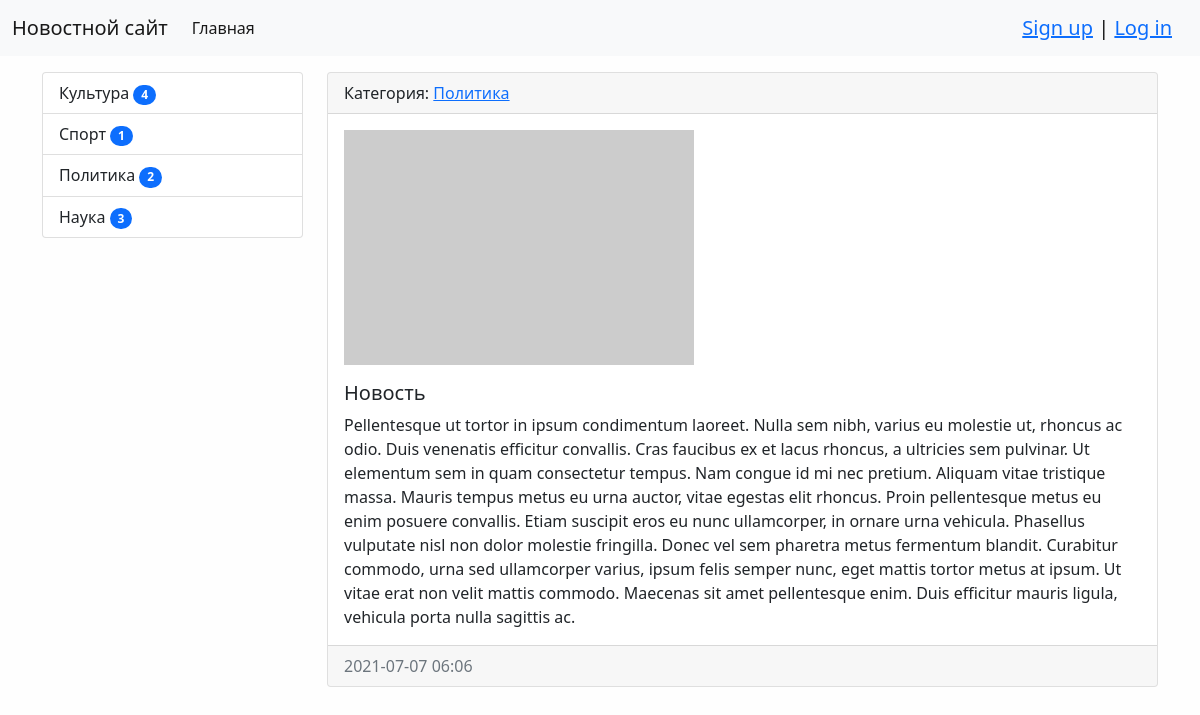
The page /news/15/ on the database as committed earlier.
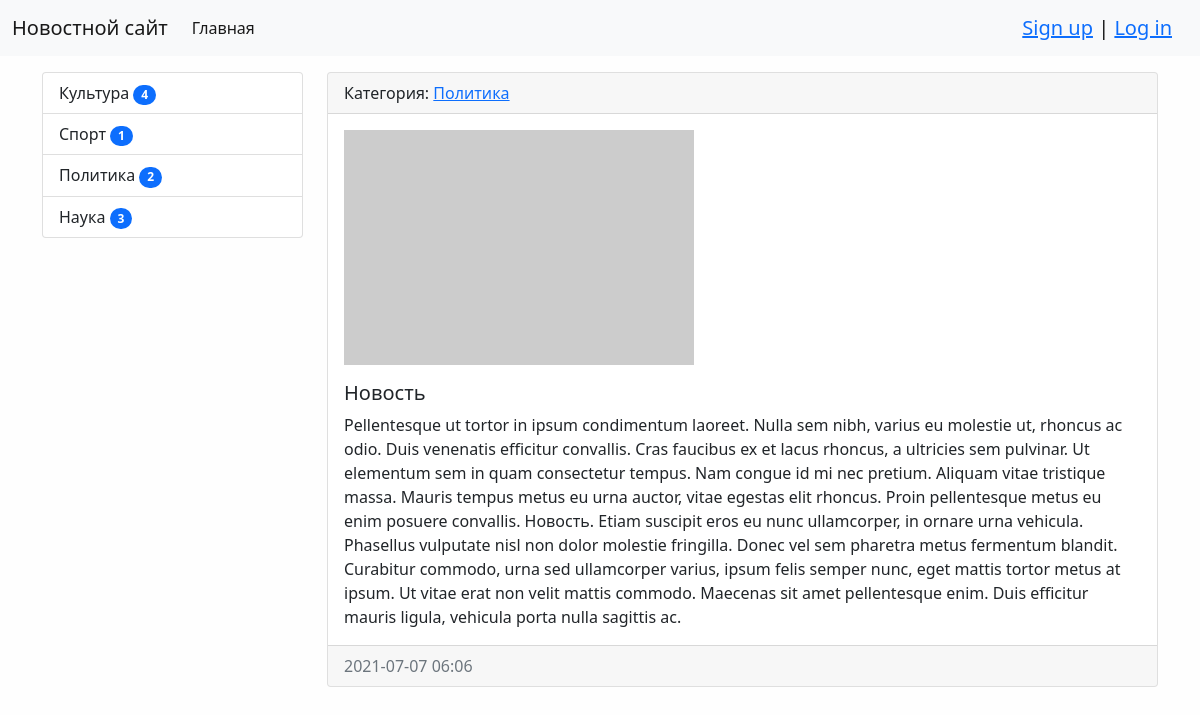
The same page on the database as committed later.
### news/models.py (models this page shows, shortened)
class News(models.Model):
    title = models.CharField(max_length=150, verbose_name='Название')
    content = models.TextField(verbose_name='Содержание')
    creation_date = models.DateTimeField(auto_now_add=True, verbose_name='Создано')
    update_date = models.DateTimeField(auto_now=True, verbose_name='Обновлено')
    photo = models.ImageField(upload_to='photos/%Y/%m/%d/', verbose_name='Фото', blank=True)
    is_published = models.BooleanField(default=True, verbose_name='Опубликовано')
    views = models.IntegerField(default=0)
    category = models.ForeignKey('Category', on_delete=models.PROTECT, verbose_name='Категория')
    class Meta:
        verbose_name = 'Новость'
        verbose_name_plural = 'Новости'
        ordering = ['-creation_date', 'title']

class Category(models.Model):
    title = models.CharField(max_length=150, verbose_name='Наименование', db_index=True)
    class Meta:
        verbose_name = 'Категория'
        verbose_name_plural = 'Категории'
        ordering = ['title']
    def __str__(self):
        return self.title
    def get_absolute_url(self):
        return reverse('index', kwargs={'category_id': self.pk})

### news/views.py (the view)
# urls.py: path('news/<int:pk>/', NewsOne.as_view(), name='news_one'),  # Можно через <int:pk> и <int:id>, лучше pk
class NewsOne(DetailView):
    model = News
    template_name = 'news/news_one.html'
    context_object_name = 'news_item'

### news/templatetags/news_tags.py (called while the page is built)
@register.simple_tag()
def get_categories():
    return Category.objects.annotate(amount=Count('news', filter=F('news__is_published'))).filter(amount__gt=0)

### news/templates/news/news_one.html (shortened to what this page needs)
{% extends 'base.html' %}
{% block sidebar %}
    {% include 'inc/_sidebar.html' %}
{% endblock sidebar %}
{% block content %}
      <div class="card mb-3">
          <div class="card-header">
              Категория: <a href="{{ news_item.category.get_absolute_url }}" >{{ news_item.category }}</a>
          </div>
          <div class="card-body">
              <div class="media">
                  {% if item.photo %}
                  <img class="mb-3" src="{{ news_item.photo.url }}" alt="" width="350">
                  {% else %}
                  <img class="mb-3" src="https://picsum.photos/350/235/?blur=2" alt="">
                  {% endif %}
              </div>
              <div class="media-body">
                  <h5 class="card-title">{{ news_item.title }}</h5>
                  {% autoescape off %}
                  <p class="card-text">{{ news_item.content}}</p>
                  {% endautoescape %}
              </div>
          </div>
          <div class="card-footer text-muted">
              {{ news_item.creation_date | date:"Y-m-d H:i" }}
          </div>
      </div>
{% endblock content %}

Rows that differ between the two databases and show on the page:
changed News "Новость": content "…eu enim posuere convallis. Etiam suscipit eros eu…" → "…eu enim posuere convallis. Новость. Etiam suscipit eros eu…"
